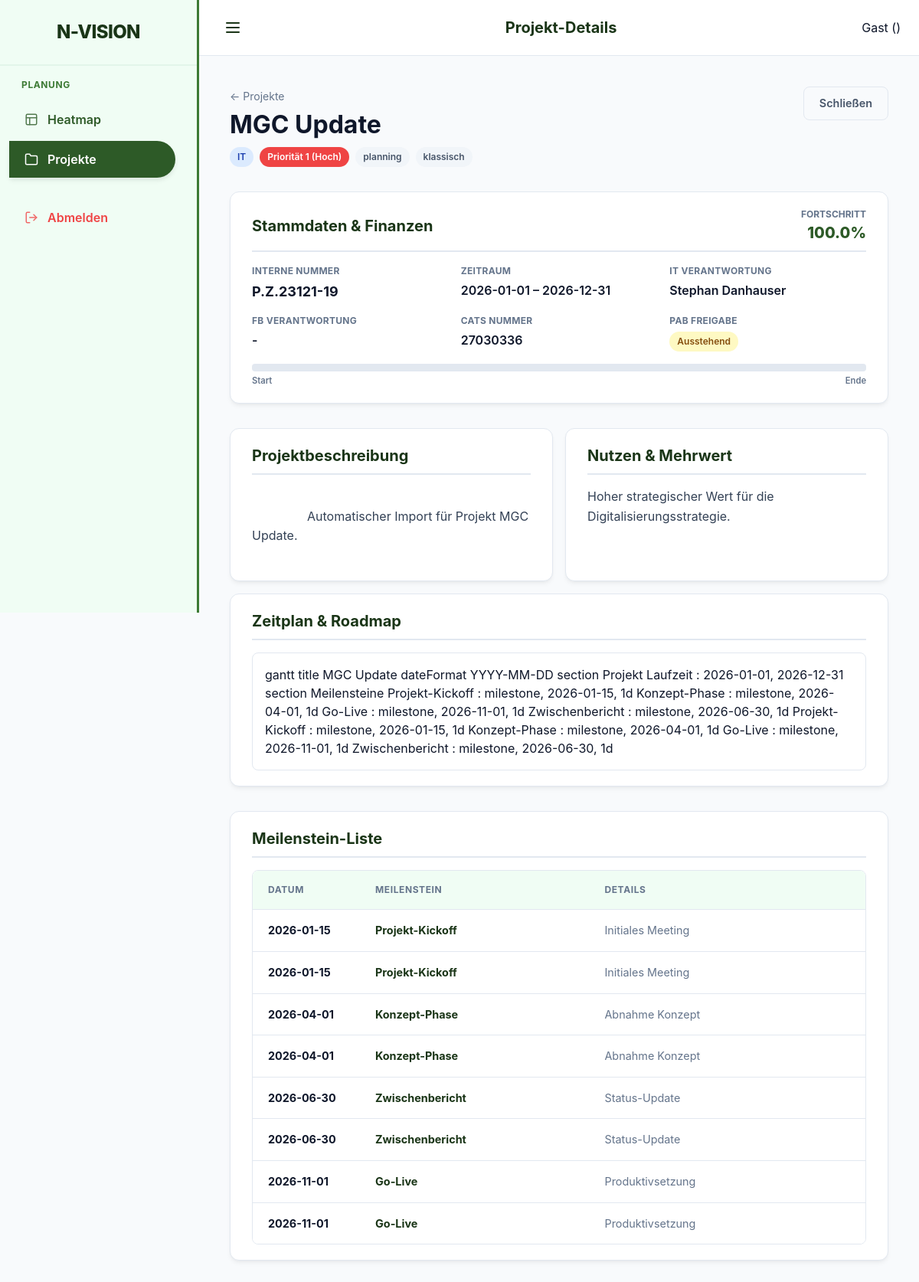
/ui/projects/4, run on the app's committed database.
### models.py (models this page shows)
class Project(Base):
    __tablename__ = "projects"
    id = Column(Integer, primary_key=True, index=True)
    name = Column(String, index=True)
    description = Column(String, nullable=True)
    methodology = Column(Enum(ProjectMethodology), default=ProjectMethodology.CLASSIC)
    business_value = Column(String, nullable=True)
    internal_number = Column(String, nullable=True)
    division = Column(String, nullable=True) # "IT", "Netzgesellschaft", "Vertrieb", "Kraftwerk"
    start_date = Column(Date)
    end_date = Column(Date)
    priority = Column(Integer, default=1) # 1 highest
    status = Column(Enum(ProjectStatus), default=ProjectStatus.PLANNING)
    manager_id = Column(Integer, ForeignKey("employees.id"), nullable=True)
    responsible_it = Column(String, nullable=True)
    responsible_fb = Column(String, nullable=True)
    pab_approval = Column(Integer, default=0) # 0 = No, 1 = Yes
    cats_number = Column(String, nullable=True)
    pt_intern_pab = Column(Float, default=0.0)
    pt_intern_planned = Column(Float, default=0.0)
    pt_extern_planned = Column(Float, default=0.0)
    staffings = relationship("Staffing", back_populates="project")
    bookings = relationship("Booking", back_populates="project")
    milestones = relationship("Milestone", back_populates="project", cascade="all, delete-orphan")

class Milestone(Base):
    __tablename__ = "milestones"
    id = Column(Integer, primary_key=True, index=True)
    project_id = Column(Integer, ForeignKey("projects.id"))
    name = Column(String)
    date = Column(Date)
    description = Column(String, nullable=True)
    project = relationship("Project", back_populates="milestones")

### main.py (the view)
@app.get("/ui/projects/{project_id}", response_class=HTMLResponse)
def ui_project_detail(request: Request, project_id: int, db: Session = Depends(get_db)):
    project = db.query(models.Project).filter(models.Project.id == project_id).first()
    if not project:
        raise HTTPException(status_code=404, detail="Project not found")
    progress = calculate_project_progress(project, db)
    return templates.TemplateResponse(
        request=request, name="project_detail.html", context={
            "project": project,
            "progress": progress,
            "active_page": "projects"
        }
    )

### templates/project_detail.html (shortened to what this page needs)
{% extends "base.html" %}
{% set title = "Projekt-Details" %}
{% block content %}
<div style="display: flex; justify-content: space-between; align-items: flex-start; margin-bottom: 2rem; gap: 1rem;">
    <div>
        <nav style="margin-bottom: 0.5rem;">
            <a href="/ui/projects" style="text-decoration: none; color: var(--text-muted); font-size: 0.875rem;">&larr; Projekte</a>
        </nav>
        <h1 style="margin: 0; line-height: 1.1;">{{ project.name }}</h1>
        <div style="margin-top: 0.75rem; display: flex; gap: 0.5rem; align-items: center;">
            <span class="badge {{ 'badge-it' if project.division == 'IT' else 'badge-netz' if project.division == 'Netzgesellschaft' else 'badge-vertrieb' if project.division == 'Vertrieb' else 'badge-kraftwerk' if project.division == 'Kraftwerk' else 'badge-default' }}">
                {{ project.division if project.division else 'Kein Bereich' }}
            </span>
            {% if project.priority == 1 %}
                <span class="badge" style="background-color: #ef4444; color: white;">Priorität 1 (Hoch)</span>
            {% elif project.priority == 2 %}
                <span class="badge" style="background-color: #f59e0b; color: white;">Priorität 2 (Mittel)</span>
            {% elif project.priority == 3 %}
                <span class="badge" style="background-color: #3b82f6; color: white;">Priorität 3 (Niedrig)</span>
            {% elif project.priority == 4 %}
                <span class="badge" style="background-color: #10b981; color: white;">Priorität 4 (Sehr Niedrig)</span>
            {% else %}
                <span class="badge badge-default">Priorität {{ project.priority }}</span>
            {% endif %}
            <span class="badge badge-default">{{ project.status.value }}</span>
            <span class="badge badge-default">{{ project.methodology.value }}</span>
        </div>
    </div>
    <div class="action-buttons" style="display: flex; gap: 0.75rem;">
        <a href="/ui/projects" class="btn btn-outline">Schließen</a>
    </div>
</div>
<div style="display: flex; flex-direction: column; gap: 1rem;">
    <div class="card">
        <div class="section-header">
            <h2>Stammdaten & Finanzen</h2>
            <div style="text-align: right;">
                <div style="font-size: 0.75rem; font-weight: 700; color: var(--text-muted); text-transform: uppercase;">Fortschritt</div>
                <div style="font-size: 1.25rem; font-weight: 800; color: var(--primary-color);">{{ progress }}%</div>
            </div>
        </div>
        <div class="detail-grid">
            <div class="detail-item">
                <div class="detail-label">Interne Nummer</div>
                <div class="detail-value-large">{{ project.internal_number if project.internal_number else '-' }}</div>
            </div>
            <div class="detail-item">
                <div class="detail-label">Zeitraum</div>
                <div class="detail-value">{{ project.start_date }} &ndash; {{ project.end_date }}</div>
            </div>
            <div class="detail-item">
                <div class="detail-label">IT Verantwortung</div>
                <div class="detail-value">{{ project.responsible_it if project.responsible_it else '-' }}</div>
            </div>
            <div class="detail-item">
                <div class="detail-label">FB Verantwortung</div>
                <div class="detail-value">{{ project.responsible_fb if project.responsible_fb else '-' }}</div>
            </div>
            <div class="detail-item">
                <div class="detail-label">CATS Nummer</div>
                <div class="detail-value">{{ project.cats_number if project.cats_number else '-' }}</div>
            </div>
            <div class="detail-item">
                <div class="detail-label">PAB Freigabe</div>
                <div class="detail-value">
                    {% if project.pab_approval %}
                    <span class="badge badge-success">Erteilt</span>
                    {% else %}
                    <span class="badge badge-warning">Ausstehend</span>
                    {% endif %}
                </div>
            </div>
        </div>
        <div style="margin-top: 1rem;">
            <div class="progress-bar-container" style="height: 10px;">
            </div>
            <div style="display: flex; justify-content: space-between; margin-top: 0.25rem;">
                <span style="font-size: 0.7rem; color: var(--text-muted); font-weight: 600;">Start</span>
                <span style="font-size: 0.7rem; color: var(--text-muted); font-weight: 600;">Ende</span>
            </div>
        </div>
    </div>
    <div style="display: grid; grid-template-columns: 1fr 1fr; gap: 1rem;">
        <div class="card" style="margin-bottom: 0; display: flex; flex-direction: column;">
            <div class="section-header">
                <h2>Projektbeschreibung</h2>
            </div>
            <div style="color: #334155; line-height: 1.6; white-space: pre-wrap; flex: 1;">
                {{ project.description if project.description else 'Keine Beschreibung hinterlegt.' }}
            </div>
        </div>
        <div class="card" style="margin-bottom: 0; display: flex; flex-direction: column;">
            <div class="section-header">
                <h2>Nutzen & Mehrwert</h2>
            </div>
            <div style="color: #334155; line-height: 1.6; flex: 1;">
                {{ project.business_value if project.business_value else 'Keine Information zum Unternehmenswert hinterlegt.' }}
            </div>
        </div>
    </div>
    <div class="card">
        <div class="section-header">
            <h2>Zeitplan & Roadmap</h2>
        </div>
        <div class="mermaid" style="background: white; border-radius: var(--radius-md); padding: 1rem; border: 1px solid var(--border-color);">
gantt
    title {{ project.name }}
    dateFormat  YYYY-MM-DD
    section Projekt
    Laufzeit : {{ project.start_date }}, {{ project.end_date }}
    section Meilensteine
    {% for m in project.milestones %}
    {{ m.name }} : milestone, {{ m.date }}, 1d
    {% endfor %}
        </div>
    </div>
    <div class="card">
        <div class="section-header">
            <h2>Meilenstein-Liste</h2>
        </div>
        <div class="modern-table-wrapper">
            <table class="modern-table">
                <thead>
                    <tr>
                        <th style="width: 140px;">Datum</th>
                        <th>Meilenstein</th>
                        <th>Details</th>
                        <th style="width: 50px;"></th>
                    </tr>
                </thead>
                <tbody>
                    {% for m in project.milestones | sort(attribute='date') %}
                    <tr>
                        <td style="font-weight: 700;">{{ m.date }}</td>
                        <td><div style="font-weight: 700; color: var(--primary-dark);">{{ m.name }}</div></td>
                        <td style="color: var(--text-muted);">{{ m.description if m.description else '-' }}</td>
                        <td style="text-align: right;">
                        </td>
                    </tr>
                    {% endfor %}
                </tbody>
            </table>
        </div>
    </div>
</div>
{% endblock %}

### templates/base.html (shortened to what this page needs)
<!DOCTYPE html>
<html lang="de">
<head>
    <link rel="stylesheet" href="{{ static_url('/static/styles.css') }}">
</head>
<body>
<div class="app-layout">
    <aside class="sidebar">
        <div class="sidebar-header">
            <div class="brand-title">N-VISION</div>
        </div>
        <nav class="sidebar-nav">
            <div class="nav-group">
                <span class="nav-label">Planung</span>
                <a href="/" class="{% if active_page == 'heatmap' %}active{% endif %}">
                    <svg xmlns="http://www.w3.org/2000/svg" width="18" height="18" viewBox="0 0 24 24" fill="none" stroke="currentColor" stroke-width="2" stroke-linecap="round" stroke-linejoin="round" class="nav-icon"><rect width="18" height="18" x="3" y="3" rx="2"/><path d="M3 9h18"/><path d="M9 21V9"/></svg>
                    <span>Heatmap</span>
                </a>
                <a href="/ui/projects" class="{% if active_page == 'projects' %}active{% endif %}">
                    <svg xmlns="http://www.w3.org/2000/svg" width="18" height="18" viewBox="0 0 24 24" fill="none" stroke="currentColor" stroke-width="2" stroke-linecap="round" stroke-linejoin="round" class="nav-icon"><path d="M22 19a2 2 0 0 1-2 2H4a2 2 0 0 1-2-2V5a2 2 0 0 1 2-2h5l2 3h9a2 2 0 0 1 2 2z"/></svg>
                    <span>Projekte</span>
                </a>
            </div>
            <div class="nav-group" style="margin-top: auto;">
                <a href="/logout" style="color: var(--danger);">
                    <span>Abmelden</span>
                </a>
            </div>
        </nav>
    </aside>
    <div class="main-wrapper">
        <header class="top-bar">
            <button class="menu-toggle" id="menuToggle" aria-label="Menü öffnen">
                <svg xmlns="http://www.w3.org/2000/svg" width="24" height="24" viewBox="0 0 24 24" fill="none" stroke="currentColor" stroke-width="2" stroke-linecap="round" stroke-linejoin="round"><line x1="4" x2="20" y1="12" y2="12"/><line x1="4" x2="20" y1="6" y2="6"/><line x1="4" x2="20" y1="18" y2="18"/></svg>
            </button>
            <h1 class="page-title">{{ title if title else "N-VISION" }}</h1>
            <div class="user-info" style="display: flex; align-items: center; gap: 1rem;">
                <span>{{ request.state.user.username if request.state.user else "Gast" }} ({{ request.state.user.role.value if request.state.user else "" }})</span>
            </div>
        </header>
        <main class="content-area">
            {% block content %}{% endblock %}
        </main>
    </div>
</div>
</body>
</html>

### data on the page
Project: name "MGC Update", division "IT", status.value "planning", methodology.value "klassisch", internal_number "P.Z.23121-19", start_date "2026-01-01", end_date "2026-12-31", responsible_it "Stephan Danhauser", responsible_fb "-", cats_number "27030336", description "Automatischer Import für Projekt MGC Update.", business_value "Hoher strategischer Wert für die Digitalisierungsstrategie."
Milestone: name "Projekt-Kickoff", date "2026-01-15", description "Initiales Meeting"
Milestone: name "Konzept-Phase", date "2026-04-01", description "Abnahme Konzept"
Milestone: name "Go-Live", date "2026-11-01", description "Produktivsetzung"
Milestone: name "Zwischenbericht", date "2026-06-30", description "Status-Update"
Milestone: name "Projekt-Kickoff", date "2026-01-15", description "Initiales Meeting"
Milestone: name "Konzept-Phase", date "2026-04-01", description "Abnahme Konzept"
Milestone: name "Go-Live", date "2026-11-01", description "Produktivsetzung"
Milestone: name "Zwischenbericht", date "2026-06-30", description "Status-Update"

### other printed values
{{ title if title else "N-VISION" }} "Projekt-Details"
{{ request.state.user.username if request.state.user else "Gast" }} "Gast"
{{ progress }} "100.0"
